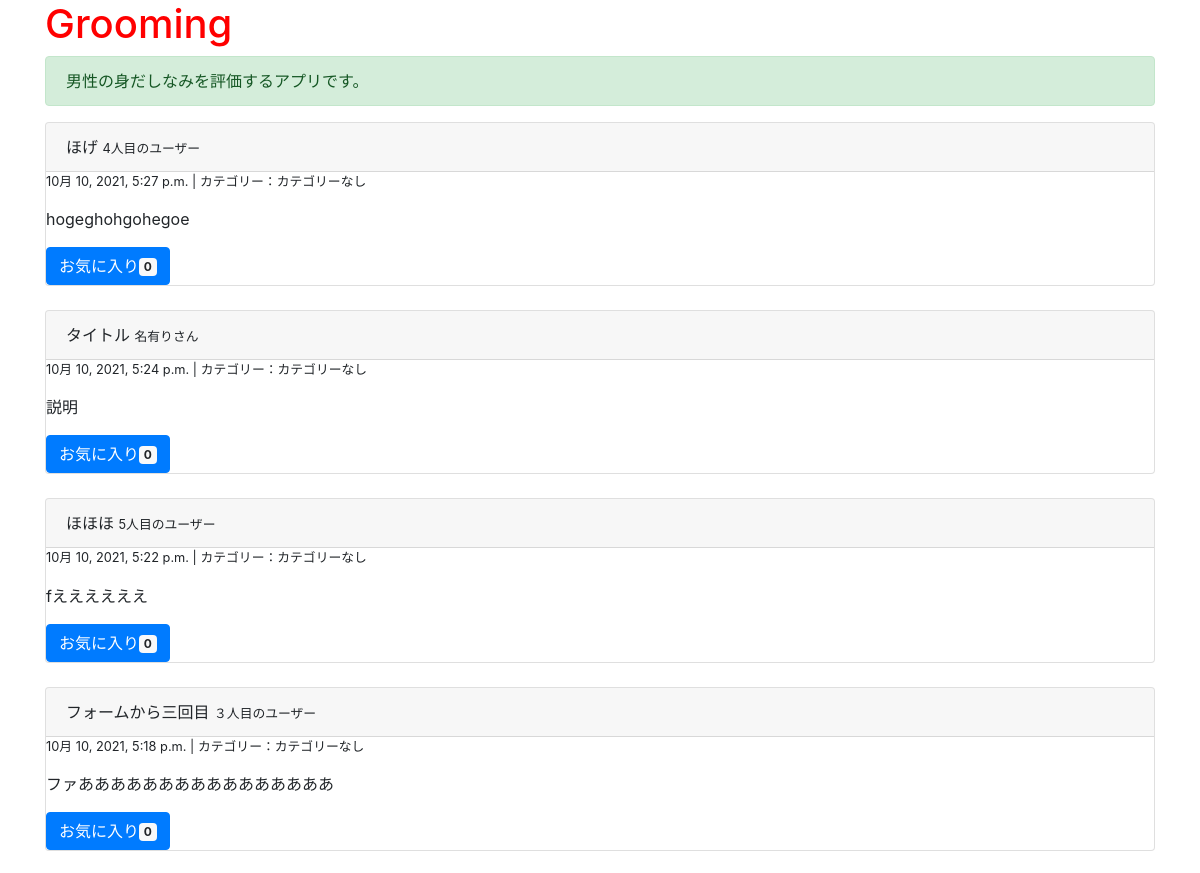
Before: / (upper part) with the older database file.
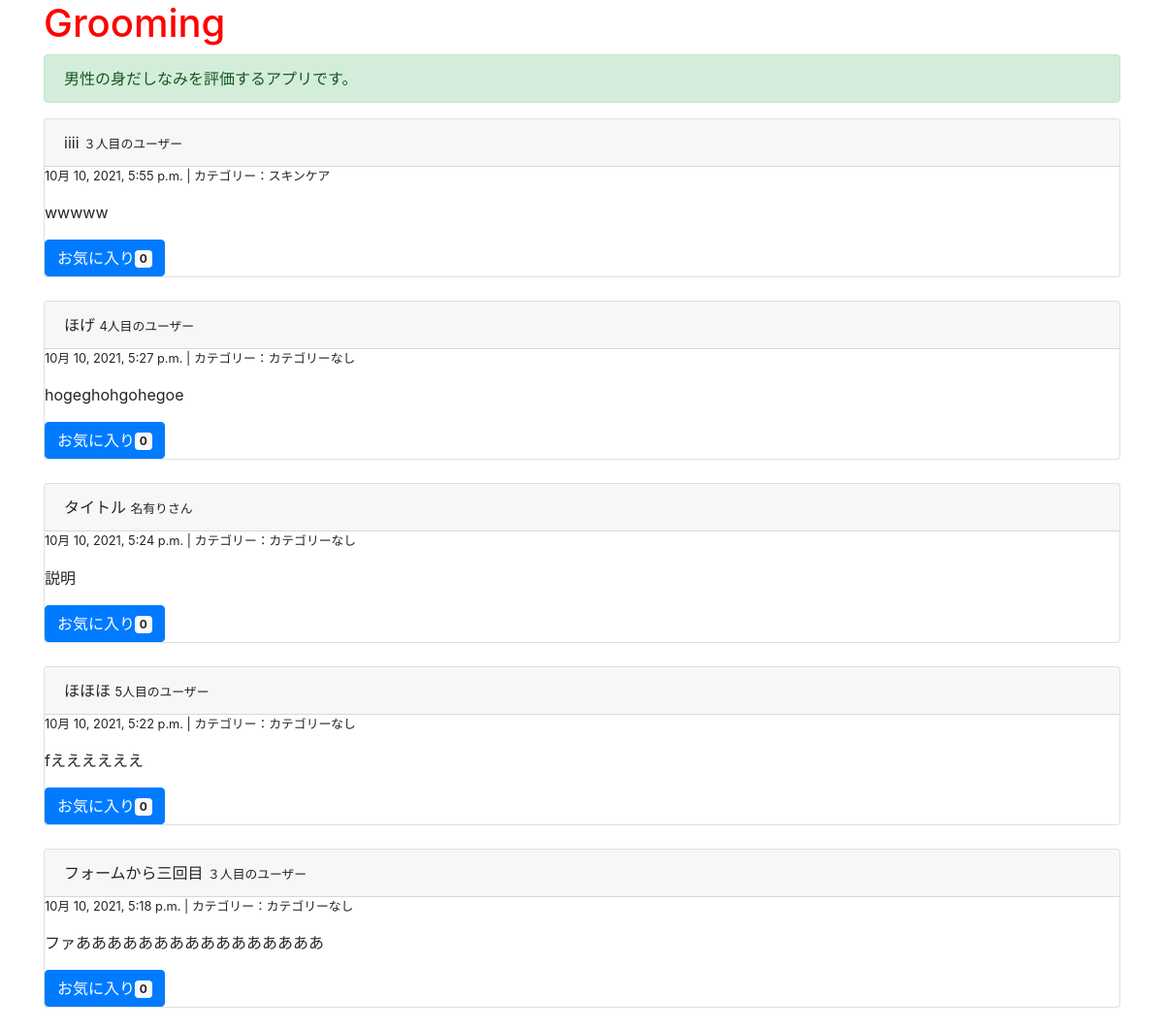
After: the same page with the newer database file.
### groomings/models.py (models this page shows, shortened)
class Date(models.Model):
    created_at = models.DateTimeField(default=now)
    class Meta:
        abstract = True

class Post(Date):
    title = models.CharField(max_length=30, null=True, blank=True)
    text = models.TextField(null=True, blank=True)
    user = models.ForeignKey(
        'User', on_delete=models.CASCADE, related_name="user_post"
    )
    favorite = models.ManyToManyField(User, related_name="user_favo_post")
    category = models.CharField(max_length=15, default='カテゴリーなし')
    class Meta:
        db_table = 'post'

class User(models.Model):
    name = models.CharField(max_length=10)
    email = models.CharField(max_length=100)
    password = models.CharField(max_length=50)
    point = models.IntegerField(default=0)
    class Meta:
        db_table = 'user'

### groomings/views.py (the view)
# urls.py: path(r'', views.top, name = 'top'),
def top(request):
    posts = Post.objects.order_by('-created_at')
    return render(request, 'groomings/top.html', context={"posts": posts})

### groomings/templatetags/tag_event.py (called while the page is built)
@register.filter(name="count_favo")
def count_favo(post):
    return post.favorite.all().count()

### groomings/templates/groomings/top.html (shortened to what this page needs)
{% extends "groomings/base.html" %}
{% load tag_event %}
{% block content %}
  <h1>Grooming</h1>
  <p class= "alert alert-success">男性の身だしなみを評価するアプリです。</p>
  {% for post in posts %}
    <div class="post card">
      <div class="card-header">
        {{ post.title }}
        <small>{{ post.user.name }}</small>
      </div>
      <div class="body">
        <p class="small">{{ post.created_at }} | カテゴリー：{{ post.category }}</p>
        <p>{{ post.text }}</p>
        <button class="btn btn-primary">お気に入り<span class="badge badge-light">{{ post | count_favo }}</span></button>
      </div>
    </div>
    <br>
  {% endfor %}
{% endblock %}

Changed rows visible on the page:
added Post: title "iiii", user.name "３人目のユーザー", created_at "10月 10, 2021, 5:55 p.m.", category "スキンケア", text "wwwww", id "0"
